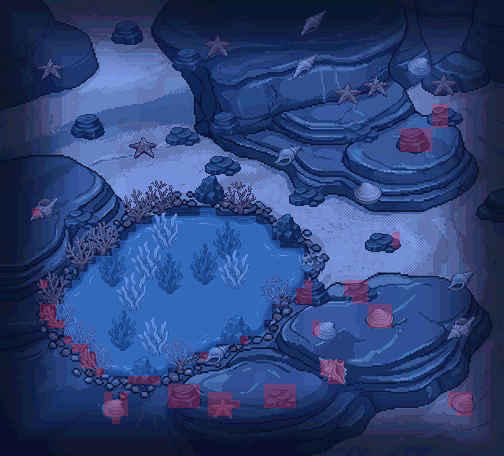

Tiled map render using the project's own tile images. Description and the whole map definition, tile-layer contents included, below:
An orthogonal 63x57 tile map with 8x8 px tiles, 1 tile layer (collision_8px), 1 image layer.

<map version="1.10" tiledversion="1.10.2" orientation="orthogonal" renderorder="right-down" width="63" height="57" tilewidth="8" tileheight="8" infinite="0" nextlayerid="4" nextobjectid="1">
 <properties>
  <property name="moteur" value="RogueEssence / PMDO" />
  <property name="case_lecture_px" type="int" value="24" />
  <property name="viewport" value="320x240" />
 </properties>
 <tileset firstgid="1" source="brosse_collision.tsx" />
 <imagelayer id="1" name="fond">
  <image source="fond.png" width="504" height="456" />
 </imagelayer>
 <layer id="2" name="collision_8px" width="63" height="57" opacity="0.55">
  <data encoding="csv">
1,1,1,1,1,1,1,1,1,1,1,1,1,1,1,1,1,1,1,1,1,1,1,1,1,1,1,1,1,1,1,1,1,1,1,1,1,1,1,1,1,1,1,1,1,1,1,1,1,1,1,1,1,1,1,1,1,1,1,1,1,1,1,
1,1,1,1,1,1,1,1,1,1,1,1,1,1,1,1,1,1,1,1,1,1,1,1,1,1,1,1,1,1,1,1,1,1,1,1,1,1,1,1,1,1,1,1,1,1,1,1,1,1,1,1,1,1,1,1,1,1,1,1,1,1,1,
1,1,1,1,1,1,1,1,1,1,1,1,1,1,1,1,1,1,1,1,1,1,1,1,1,1,1,1,1,1,1,1,1,1,1,1,1,1,1,1,1,1,1,1,1,1,1,1,1,1,1,1,1,1,1,1,1,1,1,1,1,1,1,
1,1,1,1,1,1,1,1,1,1,1,1,1,1,1,1,1,1,1,1,1,1,1,1,1,1,1,1,1,1,1,1,1,1,1,1,1,1,1,1,1,1,1,1,1,1,1,1,1,1,1,1,1,1,1,1,1,1,1,1,1,1,1,
1,1,1,1,1,1,1,1,1,1,1,1,1,1,1,1,1,1,1,1,1,1,1,1,1,1,1,1,1,1,1,1,1,1,1,1,1,1,1,1,1,1,1,1,1,1,1,1,1,1,1,1,1,1,1,1,1,1,1,1,1,1,1,
1,1,1,1,1,1,1,1,1,1,1,1,1,1,1,1,1,1,1,1,1,1,1,1,1,1,1,1,1,1,1,1,1,1,1,1,1,1,1,1,1,1,1,1,1,1,1,1,1,1,1,1,1,1,1,1,1,1,1,1,1,1,1,
1,1,1,1,1,1,1,1,1,1,1,1,1,1,1,1,1,1,1,1,1,1,1,1,1,1,1,1,1,1,1,1,1,1,1,1,1,1,1,1,1,1,1,1,1,1,1,1,1,1,1,1,1,1,1,1,1,1,1,1,1,1,1,
1,1,1,1,1,1,1,1,1,1,1,1,1,1,1,1,1,1,1,1,1,1,1,1,1,1,1,1,1,1,1,1,1,1,1,1,1,1,1,1,1,1,1,1,1,1,1,1,1,1,1,1,1,1,1,1,1,1,1,1,1,1,1,
1,1,1,1,1,1,1,1,1,1,1,1,1,1,1,1,1,1,1,1,1,1,1,1,1,1,1,1,1,1,1,1,1,1,1,1,1,1,1,1,1,1,1,1,1,1,1,1,1,1,1,1,1,1,1,1,1,1,1,1,1,1,1,
1,1,1,1,1,1,1,1,1,1,1,1,1,1,1,1,1,1,1,1,1,1,1,1,1,1,1,1,1,1,1,1,1,1,1,1,1,1,1,1,1,1,1,1,1,1,1,1,1,1,1,1,1,1,1,1,1,1,1,1,1,1,1,
1,1,1,1,1,1,1,1,1,1,1,1,1,1,1,1,1,1,1,1,1,1,1,1,1,1,1,1,1,1,1,1,1,1,1,1,1,1,1,1,1,1,1,1,1,1,1,1,1,1,1,1,1,1,1,1,1,1,1,1,1,1,1,
1,1,1,1,1,1,1,1,1,1,1,1,1,1,1,1,1,1,1,1,1,1,1,1,1,1,1,1,1,1,1,1,1,1,1,1,1,1,1,1,1,1,1,1,1,1,1,1,1,1,1,1,1,1,1,1,1,1,1,1,1,1,1,
1,1,1,1,1,1,1,1,1,1,1,1,1,1,1,1,1,1,1,1,1,1,1,1,1,1,1,1,1,1,1,1,1,1,1,1,1,1,1,1,1,1,1,1,1,1,1,1,1,1,1,1,1,1,1,1,1,1,1,1,1,1,1,
1,1,1,1,1,1,1,1,1,1,1,1,1,1,1,1,1,1,1,1,1,1,1,1,1,1,1,1,1,1,1,1,1,1,1,1,1,1,1,1,1,1,1,1,1,1,1,1,1,1,1,1,1,1,2,2,1,1,1,1,1,1,1,
1,1,1,1,1,1,1,1,1,1,1,1,1,1,1,1,1,1,1,1,1,1,1,1,1,1,1,1,1,1,1,1,1,1,1,1,1,1,1,1,1,1,1,1,1,1,1,1,1,1,1,1,1,1,2,2,1,1,1,1,1,1,1,
1,1,1,1,1,1,1,1,1,1,1,1,1,1,1,1,1,1,1,1,1,1,1,1,1,1,1,1,1,1,1,1,1,1,1,1,1,1,1,1,1,1,1,1,1,1,1,1,1,1,1,1,1,1,2,2,1,1,1,1,1,1,1,
1,1,1,1,1,1,1,1,1,1,1,1,1,1,1,1,1,1,1,1,1,1,1,1,1,1,1,1,1,1,1,1,1,1,1,1,1,1,1,1,1,1,1,1,1,1,1,1,1,1,2,2,2,2,1,1,1,1,1,1,1,1,1,
1,1,1,1,1,1,1,1,1,1,1,1,1,1,1,1,1,1,1,1,1,1,1,1,1,1,1,1,1,1,1,1,1,1,1,1,1,1,1,1,1,1,1,1,1,1,1,1,1,1,2,2,2,2,1,1,1,1,1,1,1,1,1,
1,1,1,1,1,1,1,1,1,1,1,1,1,1,1,1,1,1,1,1,1,1,1,1,1,1,1,1,1,1,1,1,1,1,1,1,1,1,1,1,1,1,1,1,1,1,1,1,1,1,2,2,2,2,1,1,1,1,1,1,1,1,1,
1,1,1,1,1,1,1,1,1,1,1,1,1,1,1,1,1,1,1,1,1,1,1,1,1,1,1,1,1,1,1,1,1,1,1,1,1,1,1,1,1,1,1,1,1,1,1,1,1,1,1,1,1,1,1,1,1,1,1,1,1,1,1,
1,1,1,1,1,1,1,1,1,1,1,1,1,1,1,1,1,1,1,1,1,1,1,1,1,1,1,1,1,1,1,1,1,1,1,1,1,1,1,1,1,1,1,1,1,1,1,1,1,1,1,1,1,1,1,1,1,1,1,1,1,1,1,
1,1,1,1,1,1,1,1,1,1,1,1,1,1,1,1,1,1,1,1,1,1,1,1,1,1,1,1,1,1,1,1,1,1,1,1,1,1,1,1,1,1,1,1,1,1,1,1,1,1,1,1,1,1,1,1,1,1,1,1,1,1,1,
1,1,1,1,1,1,1,1,1,1,1,1,1,1,1,1,1,1,1,1,1,1,1,1,1,1,1,1,1,1,1,1,1,1,1,1,1,1,1,1,1,1,1,1,1,1,1,1,1,1,1,1,1,1,1,1,1,1,1,1,1,1,1,
1,1,1,1,1,1,1,1,1,1,1,1,1,1,1,1,1,1,1,1,1,1,1,1,1,1,1,1,1,1,1,1,1,1,1,1,1,1,1,1,1,1,1,1,1,1,1,1,1,1,1,1,1,1,1,1,1,1,1,1,1,1,1,
1,1,1,1,1,1,1,1,1,1,1,1,1,1,1,1,1,1,1,1,1,1,1,1,1,1,1,1,1,1,1,1,1,1,1,1,1,1,1,1,1,1,1,1,1,1,1,1,1,1,1,1,1,1,1,1,1,1,1,1,1,1,1,
1,1,1,1,1,1,1,1,1,1,1,1,1,1,1,1,1,1,1,1,1,1,1,1,1,1,1,1,1,1,1,1,1,1,1,1,1,1,1,1,1,1,1,1,1,1,1,1,1,1,1,1,1,1,1,1,1,1,1,1,1,1,1,
1,1,1,1,2,1,1,1,1,1,1,1,1,1,1,1,1,1,1,1,1,1,1,1,1,3,3,1,1,1,1,1,1,1,1,1,1,1,1,1,1,1,1,1,1,1,1,1,1,1,1,1,1,1,1,1,1,1,1,1,1,1,1,
1,1,1,1,1,1,1,1,1,1,1,1,1,1,1,1,1,1,1,3,3,3,3,3,3,3,3,3,3,3,3,3,1,1,1,1,1,1,1,1,1,1,1,1,1,1,1,1,1,1,1,1,1,1,1,1,1,1,1,1,1,1,1,
1,1,1,1,1,1,1,1,1,1,1,1,1,1,1,1,1,3,3,3,3,3,3,3,3,3,3,3,3,3,3,3,3,3,1,1,1,1,1,1,1,1,1,1,1,1,1,1,1,1,1,1,1,1,1,1,1,1,1,1,1,1,1,
1,1,1,1,1,1,1,1,1,1,1,1,1,1,1,1,3,3,3,3,3,3,3,3,3,3,3,3,3,3,3,3,3,3,1,1,1,1,1,1,1,1,1,1,1,1,1,1,1,2,1,1,1,1,1,1,1,1,1,1,1,1,1,
1,1,1,1,1,1,1,1,1,1,1,1,1,1,1,3,3,3,3,3,3,3,3,3,3,3,3,3,3,3,3,3,3,3,3,1,1,1,1,1,1,1,1,1,1,1,1,1,1,2,1,1,1,1,1,1,1,1,1,1,1,1,1,
1,1,1,1,1,1,1,1,1,1,1,1,1,1,3,3,3,3,3,3,3,3,3,3,3,3,3,3,3,3,3,3,3,3,3,3,3,3,1,1,1,1,1,1,1,1,1,1,1,1,1,1,1,1,1,1,1,1,1,1,1,1,1,
1,1,1,1,1,1,1,1,1,1,1,1,3,3,3,3,3,3,3,3,3,3,3,3,3,3,3,3,3,3,3,3,3,3,3,3,3,3,1,1,1,1,1,1,1,1,1,1,1,1,1,1,1,1,1,1,1,1,1,1,1,1,1,
1,1,1,1,1,1,1,1,1,1,1,3,3,3,3,3,3,3,3,3,3,3,3,3,3,3,3,3,3,3,3,3,3,3,3,3,3,3,3,1,1,1,1,1,1,1,1,1,1,1,1,1,1,1,1,1,1,1,1,1,1,1,1,
1,1,1,1,1,1,1,1,1,1,3,3,3,3,3,3,3,3,3,3,3,3,3,3,3,3,3,3,3,3,3,3,3,3,3,3,3,3,1,1,1,1,1,1,1,1,1,1,1,1,1,1,1,1,1,1,1,1,1,1,1,1,1,
1,1,1,1,1,2,1,1,1,3,3,3,3,3,3,3,3,3,3,3,3,3,3,3,3,3,3,3,3,3,3,3,3,3,3,3,3,3,2,1,1,1,1,2,2,2,1,1,1,1,1,1,1,1,1,1,1,1,1,1,1,1,1,
1,1,1,1,1,1,1,1,3,3,3,3,3,3,3,3,3,3,3,3,3,3,3,3,3,3,3,3,3,3,3,3,3,3,3,3,3,2,2,1,1,1,1,2,2,2,1,1,1,1,1,1,1,1,1,1,1,1,1,1,1,1,1,
1,1,1,1,1,1,1,1,3,3,3,3,3,3,3,3,3,3,3,3,3,3,3,3,3,3,3,3,3,3,3,3,3,3,3,1,1,2,2,1,1,1,1,1,2,2,1,1,1,1,1,1,1,1,1,1,1,1,1,1,1,1,1,
1,1,1,1,1,2,2,3,3,3,3,3,3,3,3,3,3,3,3,3,3,3,3,3,3,3,3,3,3,3,3,3,3,3,1,1,1,1,1,1,1,1,1,1,1,1,2,2,2,1,1,1,1,1,1,1,1,1,1,1,1,1,1,
1,1,1,1,1,2,2,3,3,3,3,3,3,3,3,3,3,3,3,3,3,3,3,3,3,3,3,3,3,3,3,3,3,3,1,1,1,1,1,1,1,1,1,1,1,1,2,2,2,1,1,1,1,1,1,1,1,1,1,1,1,1,1,
1,1,1,1,1,1,2,2,3,3,3,3,3,3,3,3,3,3,3,3,3,3,3,3,3,3,3,3,3,3,3,3,3,1,1,1,1,1,1,2,1,1,1,1,1,1,2,2,2,1,1,1,1,1,1,1,1,1,1,1,1,1,1,
1,1,1,1,1,1,1,1,3,3,3,3,3,3,3,3,3,3,3,3,3,3,3,3,3,3,3,3,3,3,3,3,3,1,1,1,1,1,1,2,1,1,1,1,1,1,1,1,1,1,1,1,1,1,1,1,1,1,1,1,1,1,1,
1,1,1,1,1,1,1,1,2,3,3,3,3,3,3,3,3,3,3,3,3,3,3,3,3,3,3,3,3,3,2,1,1,1,1,1,1,1,1,1,1,1,1,1,1,1,1,1,1,1,1,1,1,1,1,1,1,1,1,1,1,1,1,
1,1,1,1,1,1,1,1,1,2,2,3,3,3,3,3,3,3,3,3,3,3,3,3,3,3,3,1,1,1,1,1,1,1,1,1,1,1,1,1,1,1,1,1,1,1,1,1,1,1,1,1,1,1,1,1,1,1,1,1,1,1,1,
1,1,1,1,1,1,1,1,1,1,2,2,3,3,3,3,3,3,3,3,3,3,3,3,1,2,1,1,1,1,1,1,1,1,1,1,1,1,1,1,1,1,1,1,1,1,1,1,1,1,1,1,1,1,1,1,1,1,1,1,1,1,1,
1,1,1,1,1,1,1,1,1,1,2,2,3,3,3,3,3,3,3,3,3,3,1,1,1,1,1,1,1,1,1,1,1,1,1,1,1,1,1,1,2,2,2,1,1,1,1,1,1,1,1,1,1,1,1,1,1,1,1,1,1,1,1,
1,1,1,1,1,1,1,1,1,1,1,1,2,3,3,3,3,3,3,3,3,1,1,1,1,1,1,1,1,1,1,1,1,1,1,1,1,1,1,1,2,2,2,1,1,1,1,1,1,1,1,1,1,1,1,1,1,1,1,1,1,1,1,
1,1,1,1,1,1,1,1,1,1,1,1,1,1,1,1,2,2,2,2,1,1,1,1,1,1,1,1,1,1,1,1,1,1,1,1,1,1,1,1,1,2,2,1,1,1,1,1,1,1,1,1,1,1,1,1,1,1,1,1,1,1,1,
1,1,1,1,1,1,1,1,1,1,1,1,1,1,1,1,1,1,1,1,1,2,2,2,2,1,1,1,1,1,1,1,1,2,2,2,2,1,1,1,1,1,1,1,1,1,1,1,1,1,1,1,1,1,1,1,1,1,1,1,1,1,1,
1,1,1,1,1,1,1,1,1,1,1,1,1,2,1,2,1,1,1,1,1,2,2,2,2,1,2,2,2,1,1,1,1,2,2,2,2,1,1,1,1,1,1,1,1,1,1,1,1,1,1,1,1,1,1,1,2,2,2,1,1,1,1,
1,1,1,1,1,1,1,1,1,1,1,1,1,2,2,2,1,1,1,1,1,2,2,2,2,1,2,2,2,2,1,1,1,2,2,2,2,1,1,1,1,1,1,1,1,1,1,1,1,1,1,1,1,1,1,1,2,2,2,1,1,1,1,
1,1,1,1,1,1,1,1,1,1,1,1,1,2,2,2,1,1,1,1,1,1,1,1,1,1,2,2,2,1,1,1,1,1,1,1,1,1,1,1,1,1,1,1,1,1,1,1,1,1,1,1,1,1,1,1,1,2,2,1,1,1,1,
1,1,1,1,1,1,1,1,1,1,1,1,1,1,2,1,1,1,1,1,1,1,1,1,1,1,1,1,1,1,1,1,1,1,1,1,1,1,1,1,1,1,1,1,1,1,1,1,1,1,1,1,1,1,1,1,1,1,1,1,1,1,1,
1,1,1,1,1,1,1,1,1,1,1,1,1,1,1,1,1,1,1,1,1,1,1,1,1,1,1,1,1,1,1,1,1,1,1,1,1,1,1,1,1,1,1,1,1,1,1,1,1,1,1,1,1,1,1,1,1,1,1,1,1,1,1,
1,1,1,1,1,1,1,1,1,1,1,1,1,1,1,1,1,1,1,1,1,1,1,1,1,1,1,1,1,1,1,1,1,1,1,1,1,1,1,1,1,1,1,1,1,1,1,1,1,1,1,1,1,1,1,1,1,1,1,1,1,1,1,
1,1,1,1,1,1,1,1,1,1,1,1,1,1,1,1,1,1,1,1,1,1,1,1,1,1,1,1,1,1,1,1,1,1,1,1,1,1,1,1,1,1,1,1,1,1,1,1,1,1,1,1,1,1,1,1,1,1,1,1,1,1,1,
1,1,1,1,1,1,1,1,1,1,1,1,1,1,1,1,1,1,1,1,1,1,1,1,1,1,1,1,1,1,1,1,1,1,1,1,1,1,1,1,1,1,1,1,1,1,1,1,1,1,1,1,1,1,1,1,1,1,1,1,1,1,1
  </data>
 </layer>
</map>
